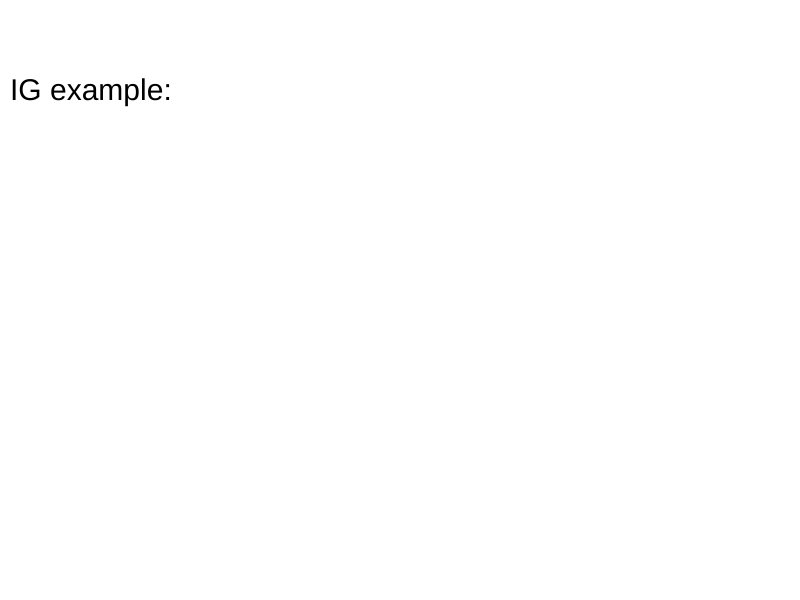
Frame 1 (no input)
Frame 60 (no input): identical to frame 1, image omitted
Frame 120 (the mouse pressed at the canvas centre since frame 60): identical to frame 1, image omitted

The p5.js sketch that drew this single still picture (run headless with seeded random() and noise() and a simulated clock; from frame 60 on, the mouse is pressed at the canvas centre):

// p5.js sketch
// ── sketch.js
function setup() {
  createCanvas(800,600)
}

function draw() {
  background(255);
  fill(0);
  textSize(30);
  text("IG example: ", 10 , 100)
  
}
